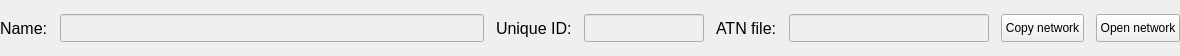
<?xml version="1.0" encoding="UTF-8"?>
<ui version="4.0">
 <class>UI_MainWindowSearchResult</class>
 <widget class="QWidget" name="UI_MainWindowSearchResult">
  <property name="geometry">
   <rect>
    <x>0</x>
    <y>0</y>
    <width>1180</width>
    <height>56</height>
   </rect>
  </property>
  <property name="maximumSize">
   <size>
    <width>1180</width>
    <height>16777215</height>
   </size>
  </property>
  <property name="windowTitle">
   <string>UI_MainWindowSearchResult</string>
  </property>
  <layout class="QGridLayout" name="gridLayout">
   <property name="leftMargin">
    <number>0</number>
   </property>
   <property name="topMargin">
    <number>0</number>
   </property>
   <property name="rightMargin">
    <number>0</number>
   </property>
   <property name="bottomMargin">
    <number>0</number>
   </property>
   <property name="horizontalSpacing">
    <number>12</number>
   </property>
   <item row="0" column="5">
    <widget class="QLineEdit" name="textATNList">
     <property name="enabled">
      <bool>false</bool>
     </property>
     <property name="maximumSize">
      <size>
       <width>200</width>
       <height>28</height>
      </size>
     </property>
     <property name="font">
      <font>
       <pointsize>12</pointsize>
      </font>
     </property>
     <property name="inputMethodHints">
      <set>Qt::ImhNone</set>
     </property>
     <property name="plainText" stdset="0">
      <string/>
     </property>
    </widget>
   </item>
   <item row="0" column="4">
    <widget class="QLabel" name="label_4">
     <property name="font">
      <font>
       <pointsize>12</pointsize>
      </font>
     </property>
     <property name="text">
      <string>ATN file:</string>
     </property>
    </widget>
   </item>
   <item row="0" column="6">
    <widget class="QPushButton" name="buttonCopyNetwork">
     <property name="maximumSize">
      <size>
       <width>16777215</width>
       <height>32</height>
      </size>
     </property>
     <property name="toolTip">
      <string>Create a new copy of this network in the same ATN file</string>
     </property>
     <property name="text">
      <string>Copy network</string>
     </property>
    </widget>
   </item>
   <item row="0" column="7">
    <widget class="QPushButton" name="buttonOpenNetwork">
     <property name="maximumSize">
      <size>
       <width>16777215</width>
       <height>32</height>
      </size>
     </property>
     <property name="text">
      <string>Open network</string>
     </property>
    </widget>
   </item>
   <item row="0" column="2">
    <widget class="QLabel" name="label_3">
     <property name="font">
      <font>
       <pointsize>12</pointsize>
      </font>
     </property>
     <property name="text">
      <string>Unique ID:</string>
     </property>
    </widget>
   </item>
   <item row="0" column="0">
    <widget class="QLabel" name="label_2">
     <property name="font">
      <font>
       <pointsize>12</pointsize>
      </font>
     </property>
     <property name="text">
      <string>Name:</string>
     </property>
    </widget>
   </item>
   <item row="0" column="3">
    <widget class="QLineEdit" name="textUniqueID">
     <property name="enabled">
      <bool>false</bool>
     </property>
     <property name="maximumSize">
      <size>
       <width>120</width>
       <height>28</height>
      </size>
     </property>
     <property name="font">
      <font>
       <pointsize>12</pointsize>
      </font>
     </property>
     <property name="inputMethodHints">
      <set>Qt::ImhNone</set>
     </property>
     <property name="plainText" stdset="0">
      <string/>
     </property>
    </widget>
   </item>
   <item row="0" column="1">
    <widget class="QLineEdit" name="textName">
     <property name="enabled">
      <bool>false</bool>
     </property>
     <property name="maximumSize">
      <size>
       <width>16777215</width>
       <height>28</height>
      </size>
     </property>
     <property name="font">
      <font>
       <pointsize>12</pointsize>
      </font>
     </property>
     <property name="inputMethodHints">
      <set>Qt::ImhNone</set>
     </property>
     <property name="plainText" stdset="0">
      <string/>
     </property>
    </widget>
   </item>
  </layout>
 </widget>
 <layoutdefault spacing="6" margin="11"/>
 <resources/>
 <connections/>
</ui>
